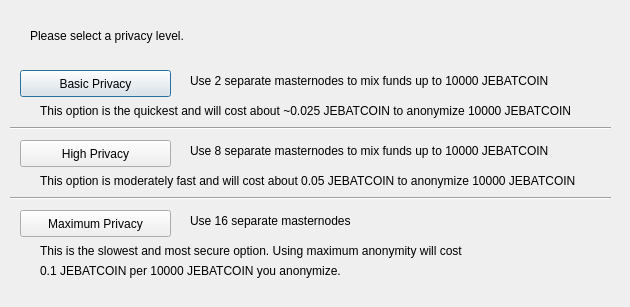
<?xml version="1.0" encoding="UTF-8"?>
<ui version="4.0">
 <class>ObfuscationConfig</class>
 <widget class="QDialog" name="ObfuscationConfig">
  <property name="geometry">
   <rect>
    <x>0</x>
    <y>0</y>
    <width>630</width>
    <height>307</height>
   </rect>
  </property>
  <property name="windowTitle">
   <string>Configure Obfuscation</string>
  </property>
  <widget class="QPushButton" name="buttonBasic">
   <property name="geometry">
    <rect>
     <x>20</x>
     <y>70</y>
     <width>151</width>
     <height>27</height>
    </rect>
   </property>
   <property name="text">
    <string>Basic Privacy</string>
   </property>
  </widget>
  <widget class="QPushButton" name="buttonHigh">
   <property name="geometry">
    <rect>
     <x>20</x>
     <y>140</y>
     <width>151</width>
     <height>27</height>
    </rect>
   </property>
   <property name="text">
    <string>High Privacy</string>
   </property>
  </widget>
  <widget class="QPushButton" name="buttonMax">
   <property name="geometry">
    <rect>
     <x>20</x>
     <y>210</y>
     <width>151</width>
     <height>27</height>
    </rect>
   </property>
   <property name="text">
    <string>Maximum Privacy</string>
   </property>
  </widget>
  <widget class="QLabel" name="label">
   <property name="geometry">
    <rect>
     <x>30</x>
     <y>20</y>
     <width>571</width>
     <height>31</height>
    </rect>
   </property>
   <property name="text">
    <string>Please select a privacy level.</string>
   </property>
  </widget>
  <widget class="QLabel" name="label_2">
   <property name="geometry">
    <rect>
     <x>190</x>
     <y>70</y>
     <width>421</width>
     <height>21</height>
    </rect>
   </property>
   <property name="text">
    <string>Use 2 separate masternodes to mix funds up to 10000 JEBATCOIN</string>
   </property>
  </widget>
  <widget class="QLabel" name="label_3">
   <property name="geometry">
    <rect>
     <x>190</x>
     <y>140</y>
     <width>411</width>
     <height>21</height>
    </rect>
   </property>
   <property name="text">
    <string>Use 8 separate masternodes to mix funds up to 10000 JEBATCOIN</string>
   </property>
  </widget>
  <widget class="QLabel" name="label_4">
   <property name="geometry">
    <rect>
     <x>190</x>
     <y>210</y>
     <width>421</width>
     <height>21</height>
    </rect>
   </property>
   <property name="text">
    <string>Use 16 separate masternodes</string>
   </property>
  </widget>
  <widget class="QLabel" name="label_6">
   <property name="geometry">
    <rect>
     <x>40</x>
     <y>100</y>
     <width>561</width>
     <height>21</height>
    </rect>
   </property>
   <property name="text">
    <string>This option is the quickest and will cost about ~0.025 JEBATCOIN to anonymize 10000 JEBATCOIN</string>
   </property>
  </widget>
  <widget class="QLabel" name="label_7">
   <property name="geometry">
    <rect>
     <x>40</x>
     <y>170</y>
     <width>561</width>
     <height>21</height>
    </rect>
   </property>
   <property name="text">
    <string>This option is moderately fast and will cost about 0.05 JEBATCOIN to anonymize 10000 JEBATCOIN</string>
   </property>
  </widget>
  <widget class="QLabel" name="label_8">
   <property name="geometry">
    <rect>
     <x>40</x>
     <y>240</y>
     <width>561</width>
     <height>21</height>
    </rect>
   </property>
   <property name="text">
    <string>This is the slowest and most secure option. Using maximum anonymity will cost</string>
   </property>
  </widget>
  <widget class="QLabel" name="label_9">
   <property name="geometry">
    <rect>
     <x>40</x>
     <y>260</y>
     <width>561</width>
     <height>21</height>
    </rect>
   </property>
   <property name="text">
    <string>0.1 JEBATCOIN per 10000 JEBATCOIN you anonymize.</string>
   </property>
  </widget>
  <widget class="Line" name="line">
   <property name="geometry">
    <rect>
     <x>10</x>
     <y>120</y>
     <width>601</width>
     <height>16</height>
    </rect>
   </property>
   <property name="orientation">
    <enum>Qt::Horizontal</enum>
   </property>
  </widget>
  <widget class="Line" name="line_2">
   <property name="geometry">
    <rect>
     <x>10</x>
     <y>190</y>
     <width>601</width>
     <height>16</height>
    </rect>
   </property>
   <property name="orientation">
    <enum>Qt::Horizontal</enum>
   </property>
  </widget>
 </widget>
 <resources/>
 <connections/>
</ui>
